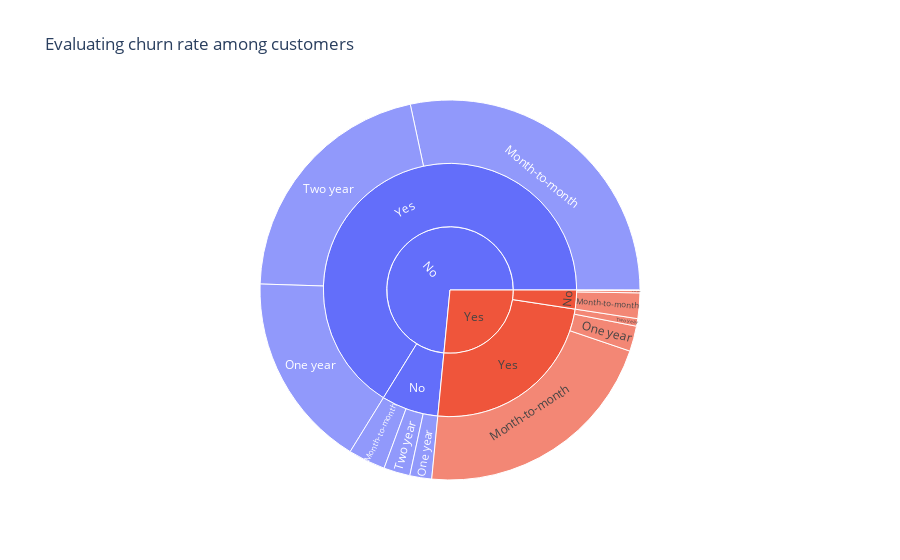

The code cell stored with this chart in its notebook:
### Markdown cell above
We will be using sunburn chart from plotly to investigate the data in a hierarchical format.The churn feature willbe the innermost circle which be on top of the hierarchy as we want to segments based on churn rate as to identify reasons as to why customers discontinue the service.

### Code cell
vis=ptly.sunburst(df_original.groupby(["Churn","PhoneService","Contract"]).size().reset_index(name="count"),
               path=["Churn","PhoneService","Contract"],values="count",title="Evaluating churn rate among customers")

vis.show()

### Figure 1 — Plotly figure (JSON) as saved in the notebook; plotly's stock layout.template omitted (floating-point values rounded to 4 significant figures)
{"data": [{"branchvalues": "total", "domain": {"x": [0, 1], "y": [0, 1]}, "hovertemplate": "labels=%{label}<br>count=%{value}<br>parent=%{parent}<br>id=%{id}<extra></extra>", "ids": ["No/No/Month-to-month", "Yes/No/Month-to-month", "No/Yes/Month-to-month", "Yes/Yes/Month-to-month", "No/No/One year", "Yes/No/One year", "No/Yes/One year", "Yes/Yes/One year", "No/No/Two year", "Yes/No/Two year", "No/Yes/Two year", "Yes/Yes/Two year", "No/No", "Yes/No", "No/Yes", "Yes/Yes", "No", "Yes"], "labels": ["Month-to-month", "Month-to-month", "Month-to-month", "Month-to-month", "One year", "One year", "One year", "One year", "Two year", "Two year", "Two year", "Two year", "No", "No", "Yes", "Yes", "No", "Yes"], "name": "", "parents": ["No/No", "Yes/No", "No/Yes", "Yes/Yes", "No/No", "Yes/No", "No/Yes", "Yes/Yes", "No/No", "Yes/No", "No/Yes", "Yes/Yes", "No", "Yes", "No", "Yes", "", ""], "type": "sunburst", "values": [223, 153, 1997, 1502, 131, 14, 1176, 152, 158, 3, 1489, 45, 512, 170, 4662, 1699, 5174, 1869]}], "layout": {"legend": {"tracegroupgap": 0}, "title": {"text": "Evaluating churn rate among customers"}}}
